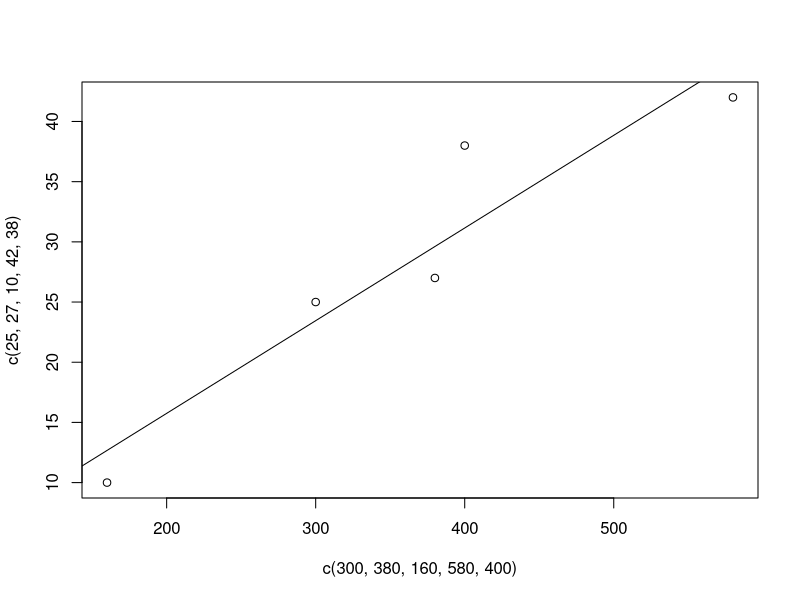
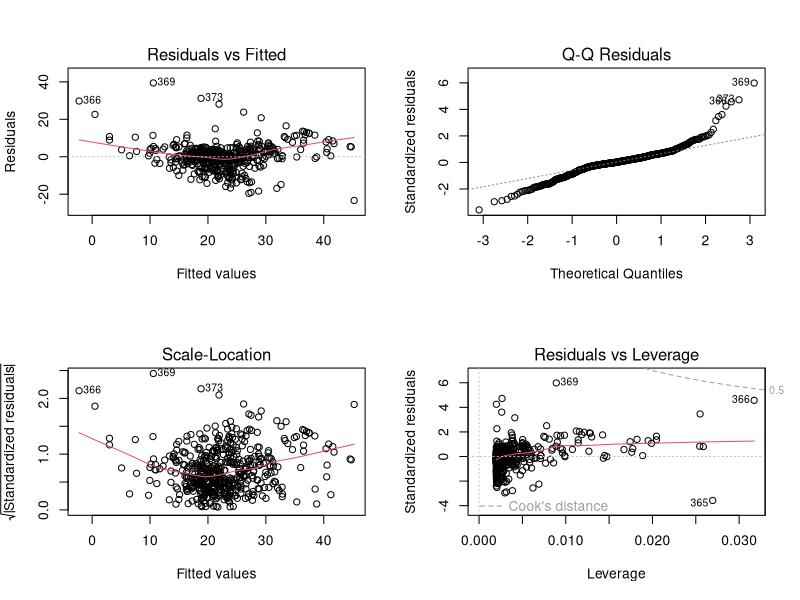
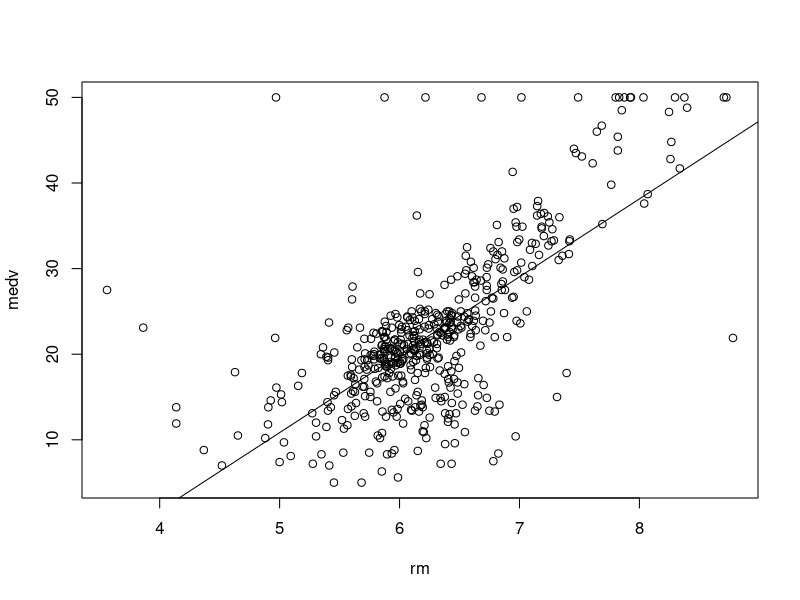

Recreate these plots in R, in order.
library(MASS)
data(Boston)
attach(Boston)

#Part 1
png("Q2.png")
plot(c(300,380,160,580,400),c(25,27,10,42,38))
abline(a=1653/4696,b=7232/93920)
dev.off()

#Part 2
l=lm(medv~rm,data=housing)

png("lmMedv~Rm.png")
par(mfrow=c(2,2))
plot(l)
dev.off()

png("housingLM.png")
plot(rm,medv)
abline(l)
dev.off()

print(l)
print(summary(l))

#Part 3
low=lm(medv~1,data=housing)
high=lm(medv~crim+zn+indus+chas+nox+rm+age+dis+rad+tax+ptratio+black+lstat,data=housing)

lmstep=step(low,scope=list(lower=low,upper=high),direction="forward",steps=2)
print(summary(lmstep))

detach(Boston)
